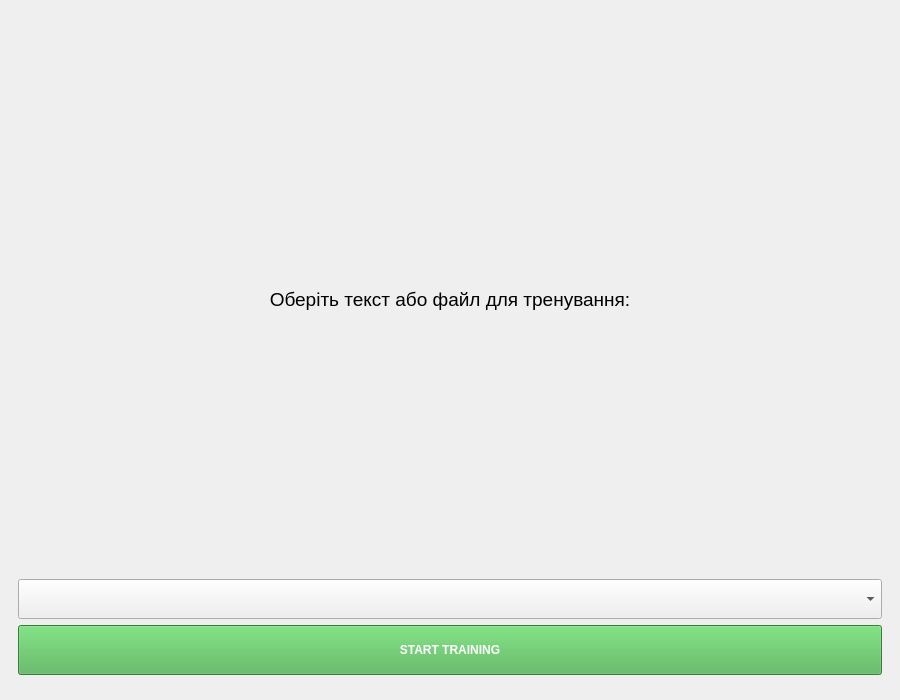
<?xml version="1.0" encoding="UTF-8"?>
<ui version="4.0">
 <class>MainWindow</class>
 <widget class="QMainWindow" name="MainWindow">
  <property name="geometry">
   <rect>
    <x>0</x>
    <y>0</y>
    <width>900</width>
    <height>700</height>
   </rect>
  </property>
  <property name="windowTitle">
   <string>Typing Trainer - ПР 10</string>
  </property>
  <widget class="QWidget" name="centralwidget">
   <layout class="QVBoxLayout" name="mainLayout">
    <item>
     <widget class="QStackedWidget" name="stackScreens">
      <property name="currentIndex">
       <number>0</number>
      </property>
      <widget class="QWidget" name="pageStart">
       <layout class="QVBoxLayout" name="layoutStart">
        <item><spacer name="s1"><property name="orientation"><enum>Qt::Vertical</enum></property></spacer></item>
        <item>
         <widget class="QLabel" name="lblSelect">
          <property name="font"><font><pointsize>14</pointsize></font></property>
          <property name="text"><string>Оберіть текст або файл для тренування:</string></property>
          <property name="alignment"><set>Qt::AlignCenter</set></property>
         </widget>
        </item>
        <item>
         <widget class="QComboBox" name="comboLesson">
          <property name="minimumSize"><size><width>0</width><height>40</height></size></property>
         </widget>
        </item>
        <item>
         <widget class="QPushButton" name="btnStartTraining">
          <property name="minimumSize"><size><width>200</width><height>50</height></size></property>
          <property name="text"><string>START TRAINING</string></property>
          <property name="styleSheet"><string>font-weight: bold; background-color: #4CAF50; color: white;</string></property>
         </widget>
        </item>
        <item><spacer name="s2"><property name="orientation"><enum>Qt::Vertical</enum></property></spacer></item>
       </layout>
      </widget>
      <widget class="QWidget" name="pageTraining">
       <layout class="QVBoxLayout" name="layoutTraining">
        <item>
         <layout class="QHBoxLayout" name="layoutStats">
          <item>
           <widget class="QLabel" name="lblLiveStats">
            <property name="text">
             <string>Час: 0с | Помилок: 0 | Точність: 100%</string>
            </property>
           </widget>
          </item>
          <item>
           <widget class="QProgressBar" name="progressBar">
            <property name="value"><number>0</number></property>
            <property name="textVisible"><bool>false</bool></property>
           </widget>
          </item>
         </layout>
        </item>
        <item>
         <widget class="QTextEdit" name="textDisplay">
          <property name="font"><font><family>Monospace</family><pointsize>18</pointsize></font></property>
          <property name="readOnly"><bool>true</bool></property>
         </widget>
        </item>
        <item>
         <widget class="QFrame" name="keyboardFrame">
          <property name="frameShape"><enum>QFrame::StyledPanel</enum></property>
          <layout class="QGridLayout" name="gridLayoutKeyboard"/>
         </widget>
        </item>
       </layout>
      </widget>
      <widget class="QWidget" name="pageResults">
       <layout class="QVBoxLayout" name="layoutResults">
        <item><spacer name="s3"><property name="orientation"><enum>Qt::Vertical</enum></property></spacer></item>
        <item>
         <widget class="QLabel" name="lblFinish">
          <property name="font"><font><pointsize>16</pointsize><bold>true</bold></font></property>
          <property name="text"><string>Вітаємо! Вправу завершено.</string></property>
          <property name="alignment"><set>Qt::AlignCenter</set></property>
         </widget>
        </item>
        <item>
         <widget class="QLabel" name="lblFinalStats">
          <property name="font"><font><pointsize>12</pointsize></font></property>
          <property name="text"><string>Ваш результат завантажується...</string></property>
          <property name="alignment"><set>Qt::AlignCenter</set></property>
         </widget>
        </item>
        <item><widget class="QPushButton" name="btnRestart"><property name="text"><string>Спробувати знову</string></property></widget></item>
        <item><widget class="QPushButton" name="btnReturnToMain"><property name="text"><string>В головне меню</string></property></widget></item>
        <item><spacer name="s4"><property name="orientation"><enum>Qt::Vertical</enum></property></spacer></item>
       </layout>
      </widget>
     </widget>
    </item>
   </layout>
  </widget>
  <widget class="QMenuBar" name="menubar">
   <widget class="QMenu" name="menuFile"><property name="title"><string>Файл</string></property><addaction name="actionExit"/></widget>
  </widget>
  <action name="actionExit"><property name="text"><string>Вихід</string></property></action>
 </widget>
</ui>
